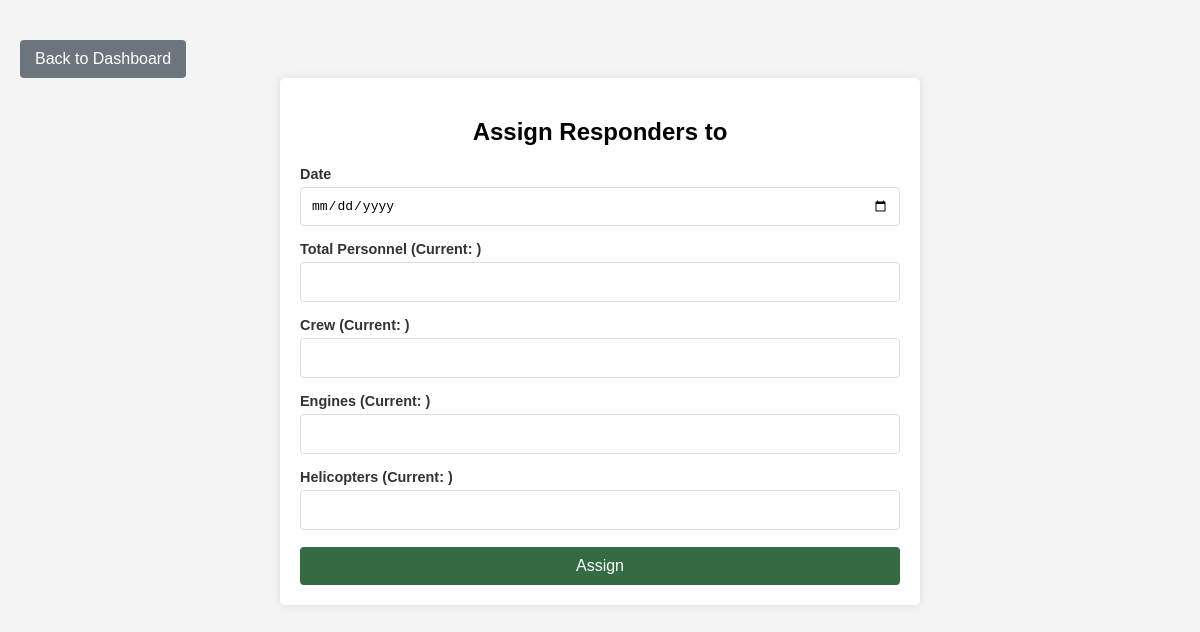
Page /assign/9 on the earlier database version.
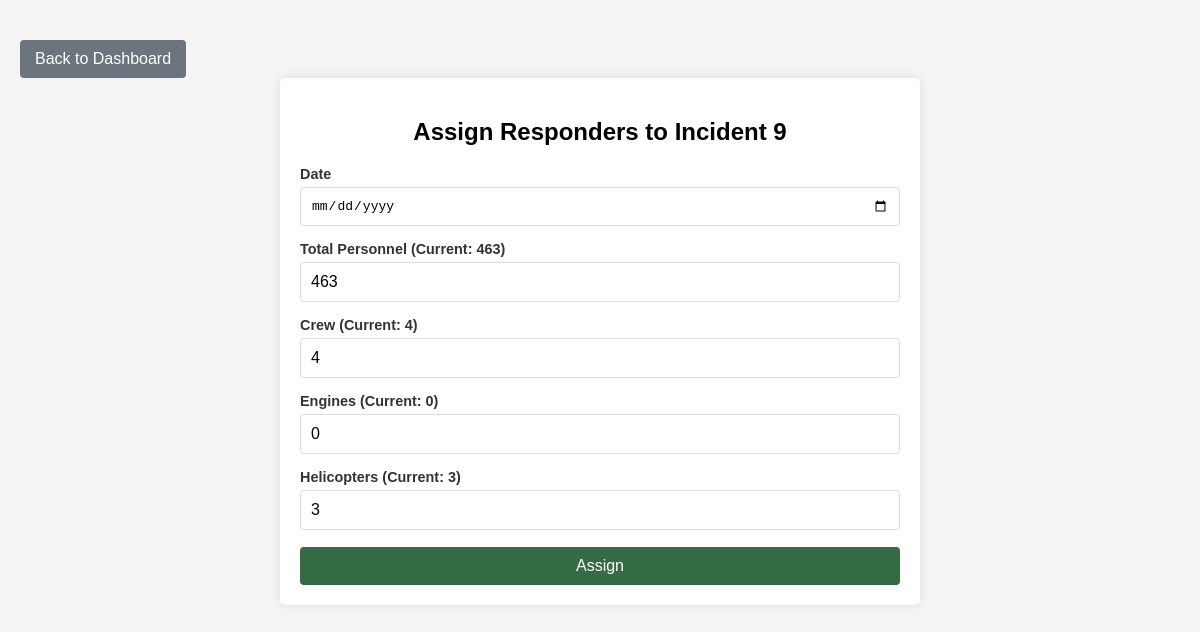
Same page on the later database version.
### tables this page shows
CREATE TABLE incidents (
            id INTEGER PRIMARY KEY AUTOINCREMENT,
            name TEXT NOT NULL,
            lat REAL,
            long REAL,
            status TEXT NOT NULL,
            total_acres INTEGER,
            containment_percentage INTEGER,
            total_ppl INTEGER,
            crew INTEGER,
            engines INTEGER,
            helicopters INTEGER,
            structures_lost INTEGER,
            cost_to_date REAL
        );

### app.py (the view, shortened to what this page needs)
@app.route('/assign/<int:incident_id>', methods=['GET', 'POST'])
def assign_responders(incident_id):
    conn = sqlite3.connect('incidents.db')
    cursor = conn.cursor()
    cursor.execute("SELECT name, total_ppl, crew, engines, helicopters FROM incidents WHERE id = ?", (incident_id,))
    incident = cursor.fetchone()
    conn.close()
    return render_template('assign_responders.html', incident=incident, incident_id=incident_id)

### templates/assign_responders.html (shortened to what this page needs)
<!DOCTYPE html>
<html lang="en">
<head>
    <link rel="stylesheet" href="{{ url_for('static', filename='style.css') }}">
</head>
<body>
    <a href="{{ url_for('dashboard') }}" class="btn-back">Back to Dashboard</a>
    <div class="form-container">
        <h2>Assign Responders to {{ incident[0] }}</h2>
        <form action="{{ url_for('assign_responders', incident_id=incident_id) }}" method="POST">
            <div class="input-group">
                <label for="date">Date</label>
                <input type="date" id="date" name="date" required>
            </div>
            <div class="input-group">
                <label for="total_ppl">Total Personnel (Current: {{ incident[1] }})</label>
                <input type="number" id="total_ppl" name="total_ppl" value="{{ incident[1] }}" required>
            </div>
            <div class="input-group">
                <label for="crew">Crew (Current: {{ incident[2] }})</label>
                <input type="number" id="crew" name="crew" value="{{ incident[2] }}" required>
            </div>
            <div class="input-group">
                <label for="engines">Engines (Current: {{ incident[3] }})</label>
                <input type="number" id="engines" name="engines" value="{{ incident[3] }}" required>
            </div>
            <div class="input-group">
                <label for="helicopters">Helicopters (Current: {{ incident[4] }})</label>
                <input type="number" id="helicopters" name="helicopters" value="{{ incident[4] }}" required>
            </div>
            <button type="submit" class="btn">Assign</button>
        </form>
    </div>
</body>
</html>

Differences in the rows shown:
added incidents: name "Incident 9", total_ppl "463", crew "4", engines "0", helicopters "3"
